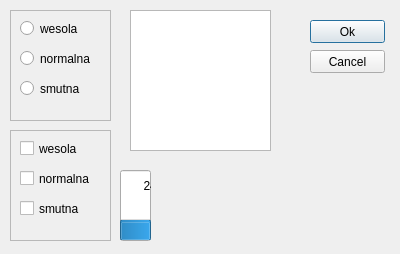
<?xml version="1.0" encoding="UTF-8"?>
<ui version="4.0">
 <class>Dialog</class>
 <widget class="QDialog" name="Dialog">
  <property name="geometry">
   <rect>
    <x>0</x>
    <y>0</y>
    <width>400</width>
    <height>254</height>
   </rect>
  </property>
  <property name="windowTitle">
   <string>Dialog</string>
  </property>
  <widget class="QFrame" name="frame">
   <property name="geometry">
    <rect>
     <x>10</x>
     <y>10</y>
     <width>101</width>
     <height>111</height>
    </rect>
   </property>
   <property name="frameShape">
    <enum>QFrame::StyledPanel</enum>
   </property>
   <property name="frameShadow">
    <enum>QFrame::Raised</enum>
   </property>
   <widget class="QRadioButton" name="wesolaRadio">
    <property name="geometry">
     <rect>
      <x>10</x>
      <y>10</y>
      <width>82</width>
      <height>17</height>
     </rect>
    </property>
    <property name="text">
     <string>wesola</string>
    </property>
   </widget>
   <widget class="QRadioButton" name="normalnaRadio">
    <property name="geometry">
     <rect>
      <x>10</x>
      <y>40</y>
      <width>82</width>
      <height>17</height>
     </rect>
    </property>
    <property name="text">
     <string>normalna</string>
    </property>
   </widget>
   <widget class="QRadioButton" name="smutnaRadio">
    <property name="geometry">
     <rect>
      <x>10</x>
      <y>70</y>
      <width>82</width>
      <height>17</height>
     </rect>
    </property>
    <property name="text">
     <string>smutna</string>
    </property>
   </widget>
  </widget>
  <widget class="QFrame" name="frame_2">
   <property name="geometry">
    <rect>
     <x>10</x>
     <y>130</y>
     <width>101</width>
     <height>111</height>
    </rect>
   </property>
   <property name="frameShape">
    <enum>QFrame::StyledPanel</enum>
   </property>
   <property name="frameShadow">
    <enum>QFrame::Raised</enum>
   </property>
   <widget class="QCheckBox" name="wesolaCheckbox">
    <property name="geometry">
     <rect>
      <x>10</x>
      <y>10</y>
      <width>70</width>
      <height>17</height>
     </rect>
    </property>
    <property name="text">
     <string>wesola</string>
    </property>
    <property name="checkable">
     <bool>false</bool>
    </property>
   </widget>
   <widget class="QCheckBox" name="smutnaCheckbox">
    <property name="geometry">
     <rect>
      <x>10</x>
      <y>70</y>
      <width>70</width>
      <height>17</height>
     </rect>
    </property>
    <property name="text">
     <string>smutna</string>
    </property>
    <property name="checkable">
     <bool>false</bool>
    </property>
   </widget>
   <widget class="QCheckBox" name="normalnaCheckbox">
    <property name="geometry">
     <rect>
      <x>10</x>
      <y>40</y>
      <width>70</width>
      <height>17</height>
     </rect>
    </property>
    <property name="text">
     <string>normalna</string>
    </property>
    <property name="checkable">
     <bool>false</bool>
    </property>
   </widget>
  </widget>
  <widget class="QPushButton" name="okButton">
   <property name="geometry">
    <rect>
     <x>310</x>
     <y>20</y>
     <width>75</width>
     <height>23</height>
    </rect>
   </property>
   <property name="text">
    <string>Ok</string>
   </property>
   <property name="checkable">
    <bool>false</bool>
   </property>
  </widget>
  <widget class="QPushButton" name="cancelButton">
   <property name="geometry">
    <rect>
     <x>310</x>
     <y>50</y>
     <width>75</width>
     <height>23</height>
    </rect>
   </property>
   <property name="text">
    <string>Cancel</string>
   </property>
  </widget>
  <widget class="QProgressBar" name="progressBar">
   <property name="geometry">
    <rect>
     <x>120</x>
     <y>170</y>
     <width>31</width>
     <height>71</height>
    </rect>
   </property>
   <property name="value">
    <number>24</number>
   </property>
   <property name="orientation">
    <enum>Qt::Vertical</enum>
   </property>
  </widget>
  <widget class="QGraphicsView" name="iconView">
   <property name="geometry">
    <rect>
     <x>130</x>
     <y>10</y>
     <width>141</width>
     <height>141</height>
    </rect>
   </property>
  </widget>
 </widget>
 <resources/>
 <connections/>
</ui>
